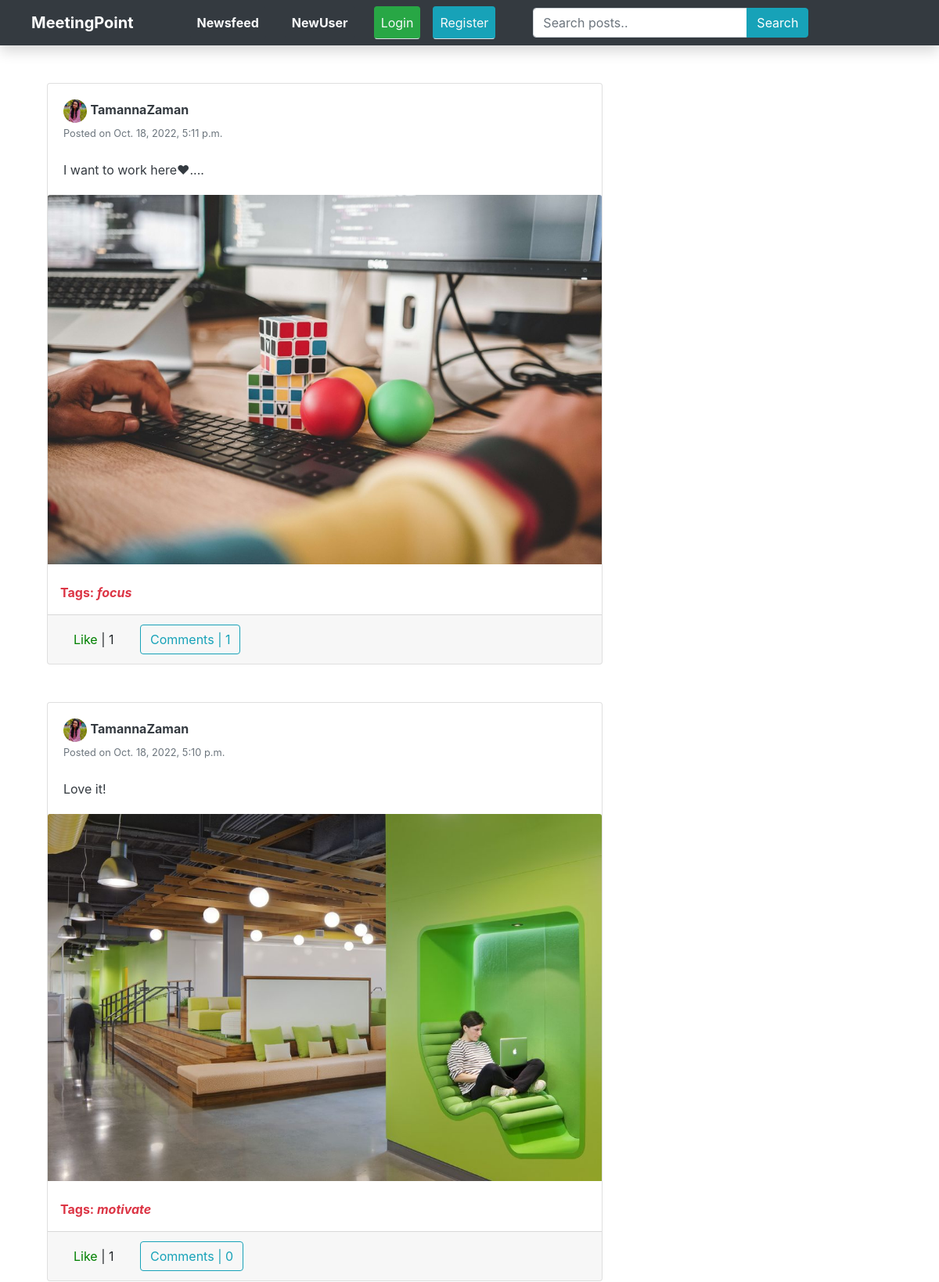
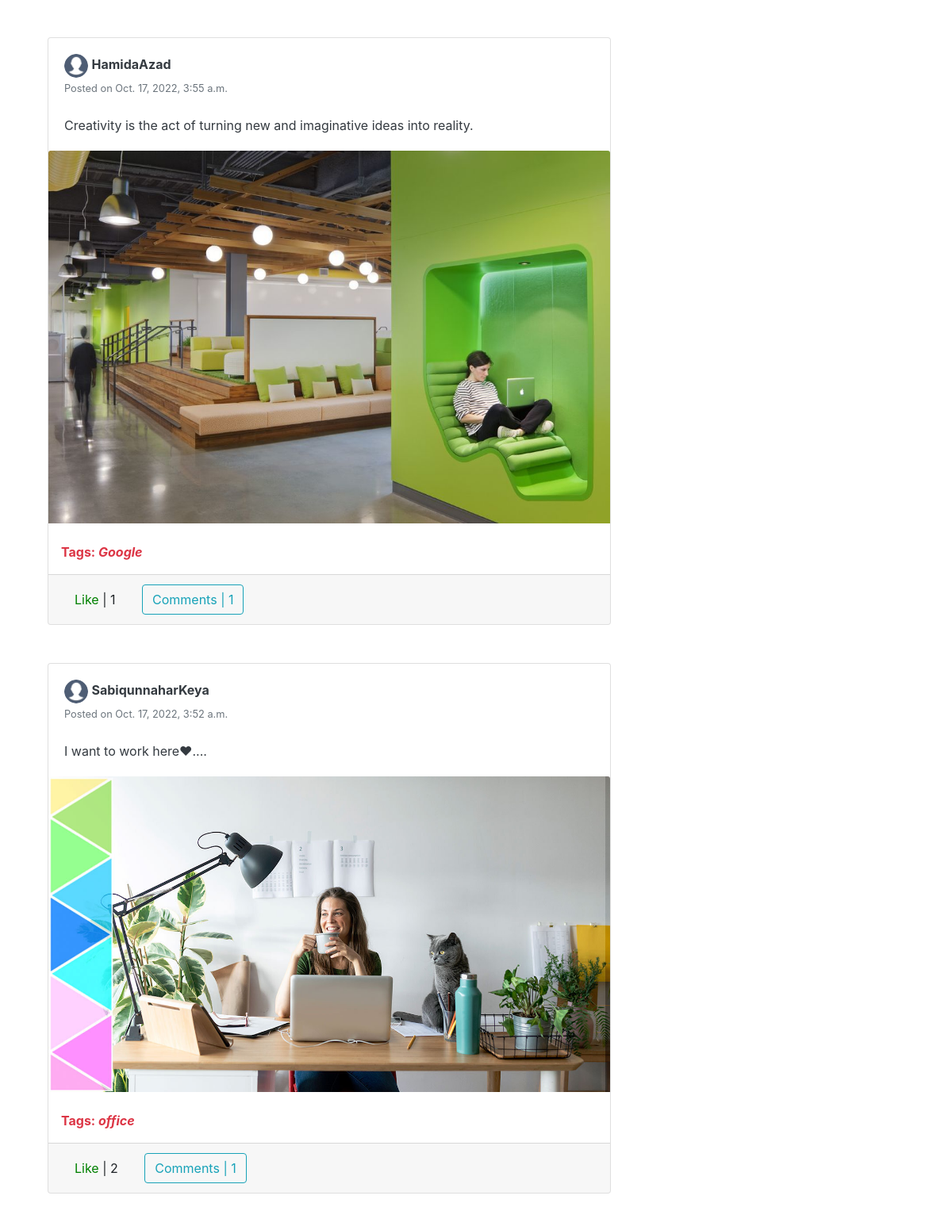
The page / (upper part) on the database its author committed (2 pictures, top to bottom).
### newsfeed/models.py (models this page shows, shortened)
class Post(models.Model):
    description = models.CharField(max_length=255, blank=True)
    pic = models.ImageField(upload_to='path/to/img')
    date_posted = models.DateTimeField(default=timezone.now)
    user_name = models.ForeignKey(User, on_delete=models.CASCADE)
    tags = models.CharField(max_length=100, blank=True)

class Profile(models.Model):
    user = models.OneToOneField(User, on_delete=models.CASCADE)
    image = models.ImageField(default='profile_pics/default0.png', upload_to='profile_pics/')
    slug = AutoSlugField(populate_from='user')  # type: ignore
    bio = models.CharField(max_length=255, blank=True)
    friends = models.ManyToManyField("Profile", blank=True)
    def get_absolute_url(self):
        return "/users/{}".format(self.slug)

### newsfeed/views.py (the view)
# urls.py: path('', PostListView.as_view(), name='home'),
class PostListView(ListView):
	model = Post
	template_name = 'feed/home.html'
	context_object_name = 'posts'
	ordering = ['-date_posted']
	paginate_by = 10
	def get_context_data(self, **kwargs):
		context = super(PostListView, self).get_context_data(**kwargs)
		if self.request.user.is_authenticated:
			liked = [i for i in Post.objects.all() if Like.objects.filter(user = self.request.user, post=i)]
			context['liked_post'] = liked
		return context

### newsfeed/templates/feed/home.html (shortened to what this page needs)
{% extends "feed/layout.html" %} {% load static %} {% block searchform %}
<form class="my-2 my-lg-0 ml-5 form-inline" action="{% url 'search_posts' %}" method="get">
  <div class="input-group">
    <input class="form-control" name="p" type="text" placeholder="Search posts.." />
    <div class="input-group-append">
      <button class="btn btn-info" type="submit">
        Search
      </button>
    </div>
  </div>
</form>
{% endblock searchform %} {% block content %}
<div class="container">
  <div class="row">
    <div class="col-md-8">
      {% for post in posts %}
      <div class="card card-signin my-5">
        <div class="card-body">
          <a href="{{ post.user_name.profile.get_absolute_url }}"><img src="{{ post.user_name.profile.image.url }}"
              class="rounded-circle" width="30" height="30" alt="" /></a>
          <a class="text-dark" href="{{ post.user_name.profile.get_absolute_url }}"><b>{{ post.user_name }}</b></a>
          <br /><small class="text-muted">Posted on {{ post.date_posted }}</small>
          <br /><br />
          <p class="card-text text-dark">{{ post.description }}</p>
        </div>
        <a href="{% url 'post-detail' post.id %}"><img class="card-img-top" src="{{ post.pic.url }}" alt="" /></a>
        {% if post.tags %}
        <br />
        <p class="text-danger ml-3">
          <b>Tags: <i>{{ post.tags }}</i></b>
        </p>
        {% endif %}
        <div class="card-footer">
          <button class="btn btn-white mr-3 like" id="{{ post.id }}">
            {% if post in liked_post %}
            <a href="{% url 'post-like' %}" style="color: red" id="likebtn{{ post.id }}">
              Unlike</a>
            | {{post.likes.count}} {% else %}
            <a href="{% url 'post-like' %}" style="color: green" id="likebtn{{ post.id }}">
              Like</a>
            | {{post.likes.count}} {% endif %}
          </button>
          <a class="btn btn-outline-info" href="{% url 'post-detail' post.id %}">Comments | {{ post.details.count }}</a>
        </div>
      </div>
      {% endfor %}
    </div>
  </div>
</div>
  {% endblock content %}

### newsfeed/templates/feed/layout.html (shortened to what this page needs)
{% load static %}
<!DOCTYPE html>
<html>
<head>
  <link rel="stylesheet" href="https://maxcdn.bootstrapcdn.com/bootstrap/4.5.2/css/bootstrap.min.css">
  <link rel="stylesheet" href="https://maxcdn.bootstrapcdn.com/bootstrap/4.0.0/css/bootstrap.min.css" />
  <link rel="stylesheet" type="text/css" href="https://dl.dropboxusercontent.com/s/ecyb1drs5j1jyjf/styles.css?dl=0" />
</head>
<body>
  <nav class="navbar navbar-expand-lg navbar-dark shadow bg-dark sticky-top">
    <a class="navbar-brand ml-4 mr-4" href="{% url 'home' %}">
      <b>MeetingPoint</b>
    </a>
    <div class="collapse navbar-collapse" id="navbarNavAltMarkup">
      <div class="navbar-nav">
        <a class="nav-item nav-link btn btn-dark ml-5 text-light" href="{% url 'home' %}">
          <dt>Newsfeed</dt>
        </a>
        <a class="nav-item nav-link btn btn-dark ml-4 text-light" href="{% url 'users_list' %}">
          <dt>NewUser</dt>
        </a>
        {% if user.is_authenticated %}
        <a class="nav-item nav-link btn btn-dark ml-4 text-light" href="{% url 'friend_list' %}">
          <dt>Friends</dt>
        </a>
        <a class="nav-item nav-link btn btn-dark ml-4 text-light" href="{% url 'my_profile' %}">
          <dt>Profile</dt>
        </a>
        <li class="nav-item {% if page == 'chatapp' %} active {% endif %}">
          <a class="nav-item nav-link btn btn-dark ml-4 text-light" href="{% url 'chat-chatapp' %}">
            <dt>Messages</dt>
          </a>
        </li>
        <a class="nav-item nav-link btn btn-dark ml-4 text-light" href="{% url 'post-create' %}">
          <dt>Post</dt>
        </a>
        <a class="nav-item nav-link border-bottom btn btn-danger ml-5 text-light" href="{% url 'logout' %}">
          Logout
        </a>
        {% else %}
        <a class="nav-item nav-link border-bottom btn btn-success ml-4 text-light" href="{% url 'login' %}">
          Login
        </a>
        <a class="nav-item nav-link border-bottom btn btn-info ml-3 text-light" href="{% url 'register' %} ">
          Register
        </a>
        {% endif %} {% block searchform %}{% endblock searchform %}
      </div>
    </div>
  </nav>
  <div class="container">
    {% block content %}{% endblock content %}</div>
</body>
</html>

### rows shown on the page
Post: user_name.profile.image (picture), user_name "TamannaZaman", date_posted "Oct. 18, 2022, 5:11 p.m.", description "I want to work here❤....", pic (picture), tags "focus", likes.count "1", details.count "1"
Post: user_name.profile.image (picture), user_name "TamannaZaman", date_posted "Oct. 18, 2022, 5:10 p.m.", description "Love it!", pic (picture), tags "motivate", likes.count "1", details.count "0"
Post: user_name.profile.image (placeholder picture), user_name "HamidaAzad", date_posted "Oct. 17, 2022, 3:55 a.m.", description "Creativity is the act of turning new and imaginative ideas into reality.", pic (picture), tags "Google", likes.count "1", details.count "1"
Post: user_name.profile.image (placeholder picture), user_name "SabiqunnaharKeya", date_posted "Oct. 17, 2022, 3:52 a.m.", description "I want to work here❤....", pic (picture), tags "office", likes.count "2", details.count "1"
